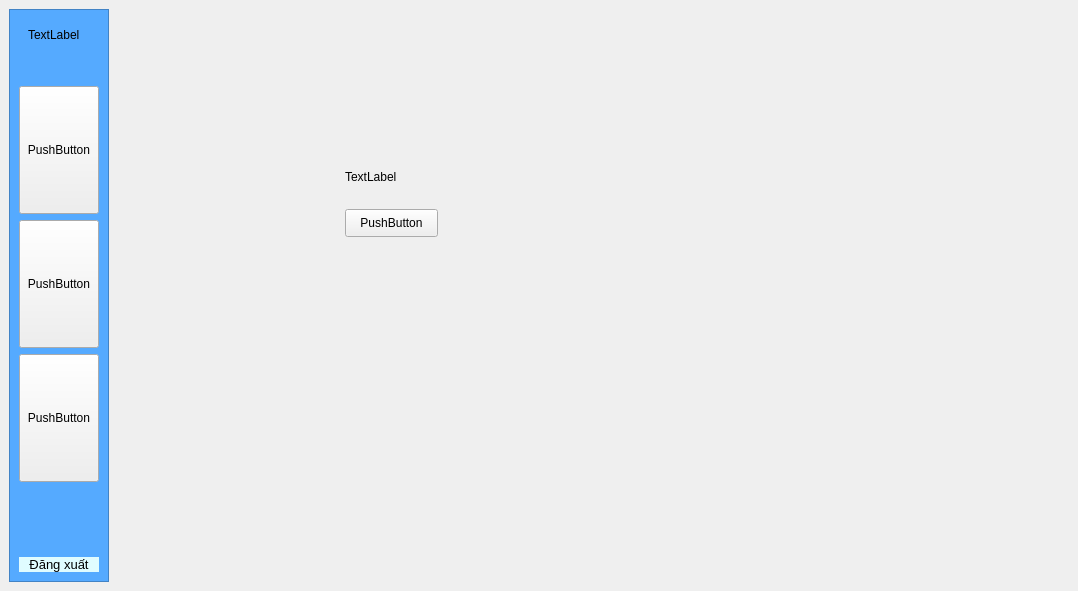
<?xml version="1.0" encoding="UTF-8"?>
<ui version="4.0">
 <class>MainWindow</class>
 <widget class="QMainWindow" name="MainWindow">
  <property name="geometry">
   <rect>
    <x>0</x>
    <y>0</y>
    <width>1078</width>
    <height>591</height>
   </rect>
  </property>
  <property name="windowTitle">
   <string>MainWindow</string>
  </property>
  <widget class="QWidget" name="centralwidget">
   <property name="layoutDirection">
    <enum>Qt::LeftToRight</enum>
   </property>
   <property name="styleSheet">
    <string notr="true"/>
   </property>
   <layout class="QGridLayout" name="gridLayout">
    <item row="0" column="0">
     <widget class="QFrame" name="leftMenu">
      <property name="enabled">
       <bool>true</bool>
      </property>
      <property name="sizePolicy">
       <sizepolicy hsizetype="Fixed" vsizetype="Preferred">
        <horstretch>0</horstretch>
        <verstretch>0</verstretch>
       </sizepolicy>
      </property>
      <property name="baseSize">
       <size>
        <width>200</width>
        <height>0</height>
       </size>
      </property>
      <property name="styleSheet">
       <string notr="true">#leftMenu {
background-color: rgb(85, 170, 255);

}</string>
      </property>
      <property name="frameShape">
       <enum>QFrame::StyledPanel</enum>
      </property>
      <property name="frameShadow">
       <enum>QFrame::Raised</enum>
      </property>
      <layout class="QVBoxLayout" name="verticalLayout_2">
       <property name="spacing">
        <number>26</number>
       </property>
       <item>
        <widget class="QWidget" name="logo_2" native="true">
         <property name="sizePolicy">
          <sizepolicy hsizetype="Preferred" vsizetype="Minimum">
           <horstretch>0</horstretch>
           <verstretch>0</verstretch>
          </sizepolicy>
         </property>
         <property name="layoutDirection">
          <enum>Qt::LeftToRight</enum>
         </property>
         <layout class="QHBoxLayout" name="horizontalLayout">
          <item>
           <widget class="QLabel" name="logoLabel">
            <property name="text">
             <string>TextLabel</string>
            </property>
           </widget>
          </item>
         </layout>
        </widget>
       </item>
       <item>
        <widget class="QWidget" name="navBar" native="true">
         <property name="enabled">
          <bool>true</bool>
         </property>
         <property name="sizePolicy">
          <sizepolicy hsizetype="Preferred" vsizetype="Preferred">
           <horstretch>0</horstretch>
           <verstretch>1</verstretch>
          </sizepolicy>
         </property>
         <property name="cursor">
          <cursorShape>SizeHorCursor</cursorShape>
         </property>
         <property name="layoutDirection">
          <enum>Qt::LeftToRight</enum>
         </property>
         <layout class="QVBoxLayout" name="verticalLayout_3">
          <property name="leftMargin">
           <number>0</number>
          </property>
          <property name="rightMargin">
           <number>0</number>
          </property>
          <item>
           <widget class="QPushButton" name="b2">
            <property name="sizePolicy">
             <sizepolicy hsizetype="Preferred" vsizetype="Preferred">
              <horstretch>0</horstretch>
              <verstretch>0</verstretch>
             </sizepolicy>
            </property>
            <property name="focusPolicy">
             <enum>Qt::StrongFocus</enum>
            </property>
            <property name="text">
             <string>PushButton</string>
            </property>
           </widget>
          </item>
          <item>
           <widget class="QPushButton" name="b1">
            <property name="sizePolicy">
             <sizepolicy hsizetype="Preferred" vsizetype="Preferred">
              <horstretch>0</horstretch>
              <verstretch>0</verstretch>
             </sizepolicy>
            </property>
            <property name="focusPolicy">
             <enum>Qt::ClickFocus</enum>
            </property>
            <property name="text">
             <string>PushButton</string>
            </property>
           </widget>
          </item>
          <item>
           <widget class="QPushButton" name="pushButton_4">
            <property name="sizePolicy">
             <sizepolicy hsizetype="Preferred" vsizetype="Preferred">
              <horstretch>0</horstretch>
              <verstretch>0</verstretch>
             </sizepolicy>
            </property>
            <property name="focusPolicy">
             <enum>Qt::StrongFocus</enum>
            </property>
            <property name="text">
             <string>PushButton</string>
            </property>
           </widget>
          </item>
         </layout>
        </widget>
       </item>
       <item>
        <spacer name="verticalSpacer">
         <property name="orientation">
          <enum>Qt::Vertical</enum>
         </property>
         <property name="sizeHint" stdset="0">
          <size>
           <width>20</width>
           <height>40</height>
          </size>
         </property>
        </spacer>
       </item>
       <item>
        <widget class="QLabel" name="dangXuatBtn">
         <property name="enabled">
          <bool>true</bool>
         </property>
         <property name="palette">
          <palette>
           <active>
            <colorrole role="WindowText">
             <brush brushstyle="SolidPattern">
              <color alpha="255">
               <red>0</red>
               <green>0</green>
               <blue>0</blue>
              </color>
             </brush>
            </colorrole>
            <colorrole role="Button">
             <brush brushstyle="SolidPattern">
              <color alpha="255">
               <red>255</red>
               <green>255</green>
               <blue>127</blue>
              </color>
             </brush>
            </colorrole>
            <colorrole role="Light">
             <brush brushstyle="SolidPattern">
              <color alpha="255">
               <red>255</red>
               <green>255</green>
               <blue>255</blue>
              </color>
             </brush>
            </colorrole>
            <colorrole role="Midlight">
             <brush brushstyle="SolidPattern">
              <color alpha="255">
               <red>255</red>
               <green>255</green>
               <blue>191</blue>
              </color>
             </brush>
            </colorrole>
            <colorrole role="Dark">
             <brush brushstyle="SolidPattern">
              <color alpha="255">
               <red>127</red>
               <green>127</green>
               <blue>63</blue>
              </color>
             </brush>
            </colorrole>
            <colorrole role="Mid">
             <brush brushstyle="SolidPattern">
              <color alpha="255">
               <red>170</red>
               <green>170</green>
               <blue>84</blue>
              </color>
             </brush>
            </colorrole>
            <colorrole role="Text">
             <brush brushstyle="SolidPattern">
              <color alpha="255">
               <red>0</red>
               <green>0</green>
               <blue>0</blue>
              </color>
             </brush>
            </colorrole>
            <colorrole role="BrightText">
             <brush brushstyle="SolidPattern">
              <color alpha="255">
               <red>255</red>
               <green>255</green>
               <blue>255</blue>
              </color>
             </brush>
            </colorrole>
            <colorrole role="ButtonText">
             <brush brushstyle="SolidPattern">
              <color alpha="255">
               <red>0</red>
               <green>0</green>
               <blue>0</blue>
              </color>
             </brush>
            </colorrole>
            <colorrole role="Base">
             <brush brushstyle="SolidPattern">
              <color alpha="255">
               <red>255</red>
               <green>255</green>
               <blue>255</blue>
              </color>
             </brush>
            </colorrole>
            <colorrole role="Window">
             <brush brushstyle="SolidPattern">
              <color alpha="255">
               <red>255</red>
               <green>255</green>
               <blue>127</blue>
              </color>
             </brush>
            </colorrole>
            <colorrole role="Shadow">
             <brush brushstyle="SolidPattern">
              <color alpha="255">
               <red>0</red>
               <green>0</green>
               <blue>0</blue>
              </color>
             </brush>
            </colorrole>
            <colorrole role="AlternateBase">
             <brush brushstyle="SolidPattern">
              <color alpha="255">
               <red>255</red>
               <green>255</green>
               <blue>191</blue>
              </color>
             </brush>
            </colorrole>
            <colorrole role="ToolTipBase">
             <brush brushstyle="SolidPattern">
              <color alpha="255">
               <red>255</red>
               <green>255</green>
               <blue>220</blue>
              </color>
             </brush>
            </colorrole>
            <colorrole role="ToolTipText">
             <brush brushstyle="SolidPattern">
              <color alpha="255">
               <red>0</red>
               <green>0</green>
               <blue>0</blue>
              </color>
             </brush>
            </colorrole>
           </active>
           <inactive>
            <colorrole role="WindowText">
             <brush brushstyle="SolidPattern">
              <color alpha="255">
               <red>0</red>
               <green>0</green>
               <blue>0</blue>
              </color>
             </brush>
            </colorrole>
            <colorrole role="Button">
             <brush brushstyle="SolidPattern">
              <color alpha="255">
               <red>255</red>
               <green>255</green>
               <blue>127</blue>
              </color>
             </brush>
            </colorrole>
            <colorrole role="Light">
             <brush brushstyle="SolidPattern">
              <color alpha="255">
               <red>255</red>
               <green>255</green>
               <blue>255</blue>
              </color>
             </brush>
            </colorrole>
            <colorrole role="Midlight">
             <brush brushstyle="SolidPattern">
              <color alpha="255">
               <red>255</red>
               <green>255</green>
               <blue>191</blue>
              </color>
             </brush>
            </colorrole>
            <colorrole role="Dark">
             <brush brushstyle="SolidPattern">
              <color alpha="255">
               <red>127</red>
               <green>127</green>
               <blue>63</blue>
              </color>
             </brush>
            </colorrole>
            <colorrole role="Mid">
             <brush brushstyle="SolidPattern">
              <color alpha="255">
               <red>170</red>
               <green>170</green>
               <blue>84</blue>
              </color>
             </brush>
            </colorrole>
            <colorrole role="Text">
             <brush brushstyle="SolidPattern">
              <color alpha="255">
               <red>0</red>
               <green>0</green>
               <blue>0</blue>
              </color>
             </brush>
            </colorrole>
            <colorrole role="BrightText">
             <brush brushstyle="SolidPattern">
              <color alpha="255">
               <red>255</red>
               <green>255</green>
               <blue>255</blue>
              </color>
             </brush>
            </colorrole>
            <colorrole role="ButtonText">
             <brush brushstyle="SolidPattern">
              <color alpha="255">
               <red>0</red>
               <green>0</green>
               <blue>0</blue>
              </color>
             </brush>
            </colorrole>
            <colorrole role="Base">
             <brush brushstyle="SolidPattern">
              <color alpha="255">
               <red>255</red>
               <green>255</green>
               <blue>255</blue>
              </color>
             </brush>
            </colorrole>
            <colorrole role="Window">
             <brush brushstyle="SolidPattern">
              <color alpha="255">
               <red>255</red>
               <green>255</green>
               <blue>127</blue>
              </color>
             </brush>
            </colorrole>
            <colorrole role="Shadow">
             <brush brushstyle="SolidPattern">
              <color alpha="255">
               <red>0</red>
               <green>0</green>
               <blue>0</blue>
              </color>
             </brush>
            </colorrole>
            <colorrole role="AlternateBase">
             <brush brushstyle="SolidPattern">
              <color alpha="255">
               <red>255</red>
               <green>255</green>
               <blue>191</blue>
              </color>
             </brush>
            </colorrole>
            <colorrole role="ToolTipBase">
             <brush brushstyle="SolidPattern">
              <color alpha="255">
               <red>255</red>
               <green>255</green>
               <blue>220</blue>
              </color>
             </brush>
            </colorrole>
            <colorrole role="ToolTipText">
             <brush brushstyle="SolidPattern">
              <color alpha="255">
               <red>0</red>
               <green>0</green>
               <blue>0</blue>
              </color>
             </brush>
            </colorrole>
           </inactive>
           <disabled>
            <colorrole role="WindowText">
             <brush brushstyle="SolidPattern">
              <color alpha="255">
               <red>127</red>
               <green>127</green>
               <blue>63</blue>
              </color>
             </brush>
            </colorrole>
            <colorrole role="Button">
             <brush brushstyle="SolidPattern">
              <color alpha="255">
               <red>255</red>
               <green>255</green>
               <blue>127</blue>
              </color>
             </brush>
            </colorrole>
            <colorrole role="Light">
             <brush brushstyle="SolidPattern">
              <color alpha="255">
               <red>255</red>
               <green>255</green>
               <blue>255</blue>
              </color>
             </brush>
            </colorrole>
            <colorrole role="Midlight">
             <brush brushstyle="SolidPattern">
              <color alpha="255">
               <red>255</red>
               <green>255</green>
               <blue>191</blue>
              </color>
             </brush>
            </colorrole>
            <colorrole role="Dark">
             <brush brushstyle="SolidPattern">
              <color alpha="255">
               <red>127</red>
               <green>127</green>
               <blue>63</blue>
              </color>
             </brush>
            </colorrole>
            <colorrole role="Mid">
             <brush brushstyle="SolidPattern">
              <color alpha="255">
               <red>170</red>
               <green>170</green>
               <blue>84</blue>
              </color>
             </brush>
            </colorrole>
            <colorrole role="Text">
             <brush brushstyle="SolidPattern">
              <color alpha="255">
               <red>127</red>
               <green>127</green>
               <blue>63</blue>
              </color>
             </brush>
            </colorrole>
            <colorrole role="BrightText">
             <brush brushstyle="SolidPattern">
              <color alpha="255">
               <red>255</red>
               <green>255</green>
               <blue>255</blue>
              </color>
             </brush>
            </colorrole>
            <colorrole role="ButtonText">
             <brush brushstyle="SolidPattern">
              <color alpha="255">
               <red>127</red>
               <green>127</green>
               <blue>63</blue>
              </color>
             </brush>
            </colorrole>
            <colorrole role="Base">
             <brush brushstyle="SolidPattern">
              <color alpha="255">
               <red>255</red>
               <green>255</green>
               <blue>127</blue>
              </color>
             </brush>
            </colorrole>
            <colorrole role="Window">
             <brush brushstyle="SolidPattern">
              <color alpha="255">
               <red>255</red>
               <green>255</green>
               <blue>127</blue>
              </color>
             </brush>
            </colorrole>
            <colorrole role="Shadow">
             <brush brushstyle="SolidPattern">
              <color alpha="255">
               <red>0</red>
               <green>0</green>
               <blue>0</blue>
              </color>
             </brush>
            </colorrole>
            <colorrole role="AlternateBase">
             <brush brushstyle="SolidPattern">
              <color alpha="255">
               <red>255</red>
               <green>255</green>
               <blue>127</blue>
              </color>
             </brush>
            </colorrole>
            <colorrole role="ToolTipBase">
             <brush brushstyle="SolidPattern">
              <color alpha="255">
               <red>255</red>
               <green>255</green>
               <blue>220</blue>
              </color>
             </brush>
            </colorrole>
            <colorrole role="ToolTipText">
             <brush brushstyle="SolidPattern">
              <color alpha="255">
               <red>0</red>
               <green>0</green>
               <blue>0</blue>
              </color>
             </brush>
            </colorrole>
           </disabled>
          </palette>
         </property>
         <property name="font">
          <font>
           <pointsize>10</pointsize>
          </font>
         </property>
         <property name="styleSheet">
          <string notr="true">#dangXuatBtn {
background-color:rgb(224, 252, 255)
}</string>
         </property>
         <property name="text">
          <string>Đăng xuất</string>
         </property>
         <property name="alignment">
          <set>Qt::AlignCenter</set>
         </property>
         <property name="margin">
          <number>31</number>
         </property>
        </widget>
       </item>
      </layout>
     </widget>
    </item>
    <item row="0" column="1">
     <widget class="QStackedWidget" name="stackedWidget">
      <property name="currentIndex">
       <number>0</number>
      </property>
      <widget class="QWidget" name="page1">
       <widget class="QLabel" name="label">
        <property name="geometry">
         <rect>
          <x>230</x>
          <y>160</y>
          <width>55</width>
          <height>16</height>
         </rect>
        </property>
        <property name="text">
         <string>TextLabel</string>
        </property>
       </widget>
       <widget class="QPushButton" name="pushButton">
        <property name="geometry">
         <rect>
          <x>230</x>
          <y>200</y>
          <width>93</width>
          <height>28</height>
         </rect>
        </property>
        <property name="text">
         <string>PushButton</string>
        </property>
       </widget>
      </widget>
      <widget class="QWidget" name="page2">
       <widget class="QLabel" name="label_2">
        <property name="geometry">
         <rect>
          <x>170</x>
          <y>80</y>
          <width>55</width>
          <height>16</height>
         </rect>
        </property>
        <property name="text">
         <string>2</string>
        </property>
       </widget>
      </widget>
     </widget>
    </item>
   </layout>
  </widget>
 </widget>
 <resources/>
 <connections/>
</ui>
